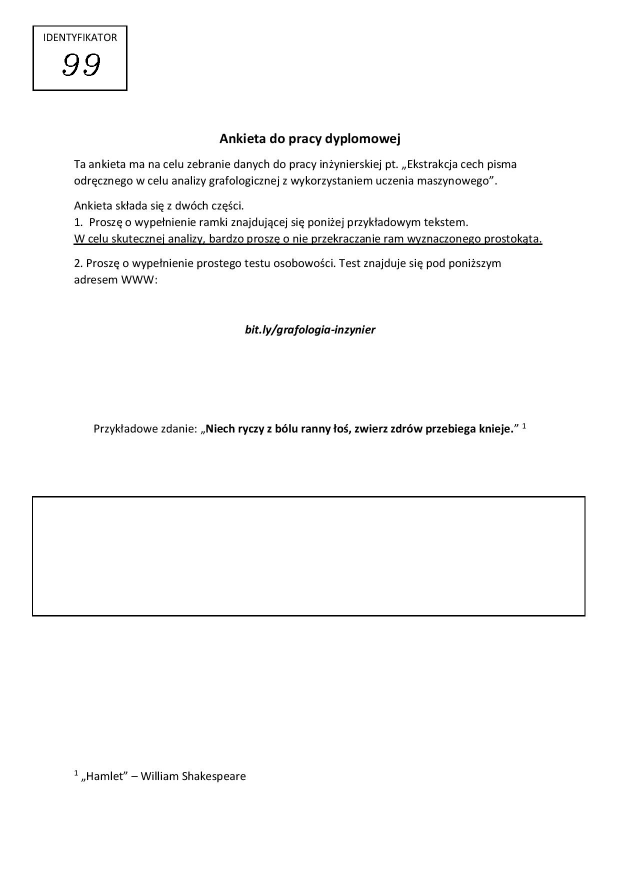
#> input picture classes/ankieta_druk.jpg, 1240 x 1754 px (shown at 1/2 size)
$ python -i detect_shapes.py   (imports and definitions only)
#> lines starting #> are read from the running program, lines starting #| are printed output that depends on the picture; after the words box and inside, x2 and y2 are one past the last pixel; in counts of white or black regions, pixels touching at a corner belong together
#> further down, picture is the input picture: shape (1754, 1240, 3); min 0, max 255, mean 249.5
# import the necessary packages
from classes.shapedetector import ShapeDetector
import argparse
import imutils
import cv2
import numpy as np


def detect_frame_coordinates(image):
    resized_image = imutils.resize(image, width=1500)
    ratio = image.shape[0] / float(resized_image.shape[0])
#> ratio = 0.827
    # convert the resized image to grayscale, blur it slightly,
    # and threshold it
    gray = cv2.cvtColor(resized_image, cv2.COLOR_BGR2GRAY)
    blurred = cv2.GaussianBlur(gray, (5, 5), 0)
    thresh = cv2.threshold(blurred, 60, 255, cv2.THRESH_BINARY)[1]
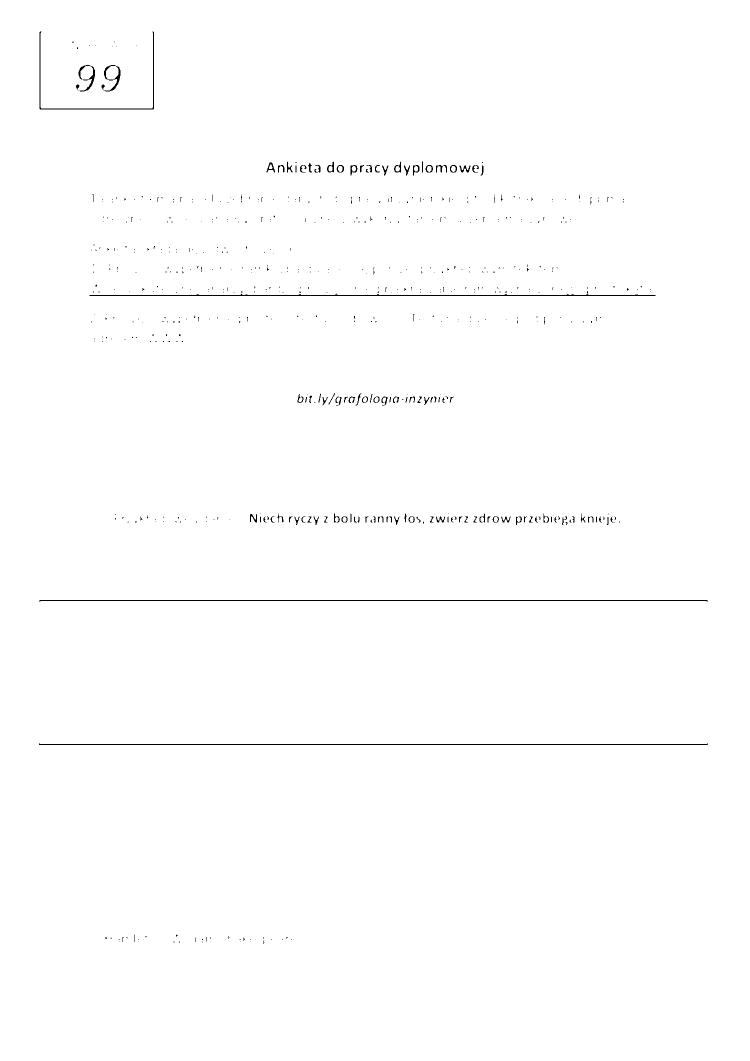
#> thresh: shape (2121, 1500) (shown at 1/2 size); 99.5% white; black in thin lines or dots, all inside (x1, y1, x2, y2) = (78, 63, 1416, 1888)
    cnts = cv2.findContours(thresh.copy(), cv2.RETR_EXTERNAL,
                            cv2.CHAIN_APPROX_SIMPLE)
#> cnts = 1 contour; box (x1, y1, x2, y2) and area: (0, 0, 1500, 2121) 3177880
    cnts = imutils.grab_contours(cnts)
#> cnts = [[[0, 0], [0, 2120], [1499, 2120], [1499, 0]]]
    # loop over the contours
    for c in cnts:
        # multiply the contour (x, y)-coordinates by the resize ratio,
        # then draw the contours and the name of the shape on the image
        c = c.astype("float")
        c *= ratio
        c = c.astype("int")
        cv2.drawContours(image, [c], -1, (0, 255, 0), 2)
        x, y, w, h = cv2.boundingRect(c)
        if w > 50 and h > 50:
            black_white_recognized_image = image[y:y + h, x:x + w]
#> this loop made 1 pass
#> (c, x, y, w, h) on pass 1: ([[0, 0], [0, 1753], [1239, 1753], [1239, 0]], 0, 0, 1240, 1754)

    # cv2.imshow("Cropped image black/white", black_white_recognized_image)
    cv2.waitKey(0)
    x += 6
#> x = 6
    y += 5
#> y = 5
    w -= 20
#> w = 1220
    h -= 18
#> h = 1736
    return x, y, w, h

>>> import cv2
>>> picture = cv2.imread('ankieta_druk.jpg')
>>> result = detect_frame_coordinates(picture)
#> result = (6, 5, 1220, 1736)
